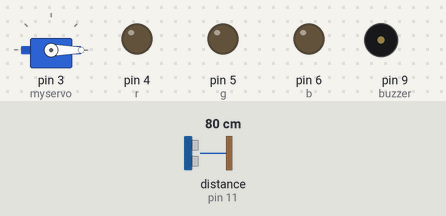
Bench run of a sketch on a simulated Arduino Uno, built with avr-gcc and run on an emulated ATmega328P. On the bench: servo, output pins drawn as LEDs (lit = HIGH), buzzer (waves = sounding). Wiring (inferred from the names in the program): ultrasonic range finder: trigger pin 10; echo pin 11. The test bench sets the inputs (shaded band); at power-on: distance to the obstacle (sensor on pin 11) 80 cm. The echo pulse lasts 58.3 µs per cm; pins used as bus, display or sensor lines are not drawn.

Above: at 0.01 s.
1.3 s: distance to the obstacle (sensor on pin 11) set to 2 cm
At 3.99 s:
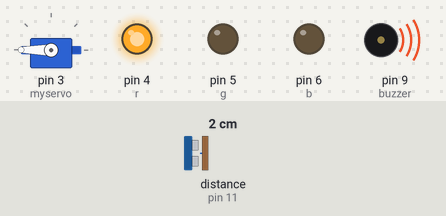
4.3 s: distance to the obstacle (sensor on pin 11) set to 60 cm
At 4.8 s:
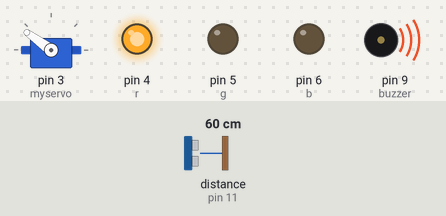
7.3 s: distance to the obstacle (sensor on pin 11) set to 18 cm
At 8.19 s:
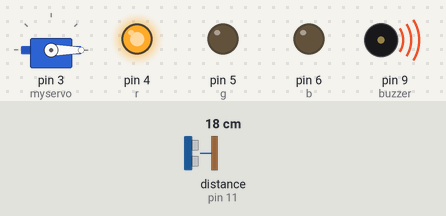
10.3 s: distance to the obstacle (sensor on pin 11) set to 299 cm
At 11.0 s:
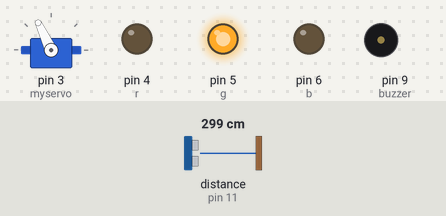
13.3 s: distance to the obstacle (sensor on pin 11) set to 35 cm
16.3 s: distance to the obstacle (sensor on pin 11) set to 4 cm
Timing chart, 0 to 20.3 s (numbered marks = the images above; inputs shaded):
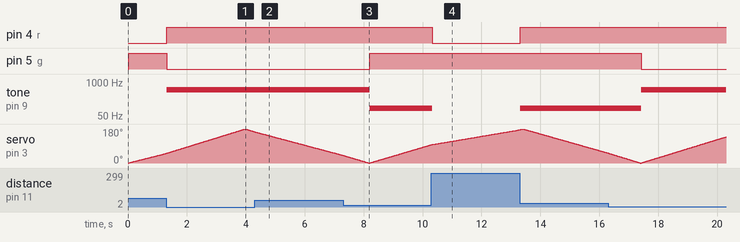

The sketch:

sonar.ino
```cpp
#include <Servo.h>

Servo myservo;
int trig = 10;
int echo = 11;
long duration;
float distance;

int buzzer = 9;
int r = 4;
int g = 5;
int b = 6;


void setup() {
  // put your setup code here, to run once:
  myservo.attach(3);
  pinMode(trig, OUTPUT);
  pinMode(echo, INPUT);

  pinMode(buzzer, OUTPUT);
  pinMode(r, OUTPUT);
  pinMode(g, OUTPUT);
  pinMode(b, OUTPUT);


}

void loop() {
  // put your main code here, to run repeatedly:
  myservo.write(90);
  for(int deg = 0; deg <=180; deg++){
    myservo.write(deg);
    delay(10);
    digitalWrite(trig, LOW);
    delay(10);
    digitalWrite(trig, HIGH);
    delayMicroseconds(10);
    digitalWrite(trig, LOW);

    duration = pulseIn(echo, HIGH);
    distance = duration *0.017;
    if(distance > 40){
      digitalWrite(g, 1);
      digitalWrite(r, 0);
      digitalWrite(b, 0);
      noTone(buzzer);
    }
    else if(distance > 10 ){
      digitalWrite(g, 1);
      digitalWrite(r, 1);
      digitalWrite(b, 0);
      tone(buzzer, 100);
    }
    else{
      digitalWrite(g, 0);
      digitalWrite(r, 1);
      digitalWrite(b, 0);
      tone(buzzer, 500);
    }
  }

  for(int deg = 180; deg >=0; deg--){
    myservo.write(deg);
    delay(10);

    digitalWrite(trig, LOW);
    delay(10);
    digitalWrite(trig, HIGH);
    delayMicroseconds(10);
    digitalWrite(trig, LOW);

    duration = pulseIn(echo, HIGH);
    distance = duration *0.017;


  }

}
```

Measured:
- after the input at 1.3 s, pin 4 (r): LOW → HIGH at once; pin 5 (g): HIGH → LOW at once; tone on pin 9 (buzzer): silent → 500 Hz at once
- after the input at 7.3 s, pin 4 (r): stays HIGH (without the input it goes to LOW after 1.0 s); tone on pin 9 (buzzer): 500 Hz → 100 Hz after 0.91 s
- after the input at 10.3 s, pin 4 (r): HIGH → LOW at once; tone on pin 9 (buzzer): 100 Hz → silent at once
- after the input at 13.3 s, pin 4 (r): LOW → HIGH at once; tone on pin 9 (buzzer): silent → 100 Hz at once
- after the input at 16.3 s, pin 5 (g): HIGH → LOW after 1.1 s; tone on pin 9 (buzzer): 100 Hz → 500 Hz after 1.1 s
